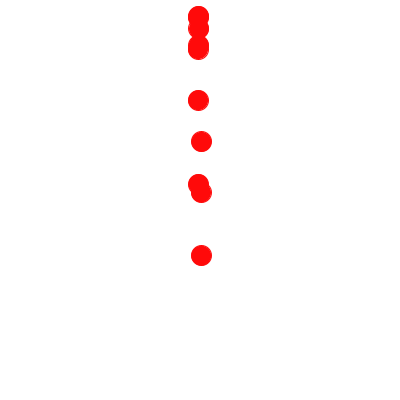
Frame 1 (no input)
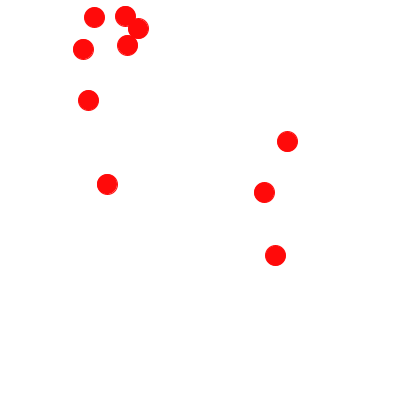
Frame 60 (the mouse pressed at the canvas centre just before this capture)
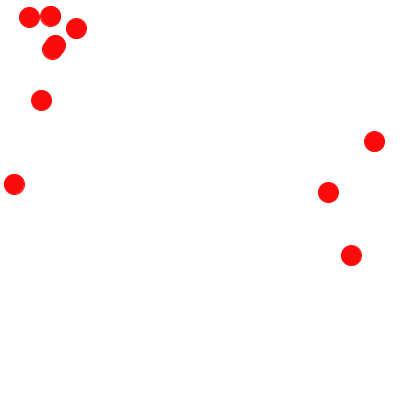
Frame 120 (the mouse held since frame 60 and released just before this capture)

The Processing sketch that drew these frames (run headless with seeded random() and noise(); from frame 60 on, the mouse is pressed at the canvas centre):

// Processing sketch: sketch_140620_12_1
// ── sketch_140620_12_1.pde
float[] xBall;
float[] yBall;
float[] vBall;
int numberOfBalls=10;
float radius=10;

void setup(){
  size(400,400);
  smooth();
  xBall = new float [numberOfBalls];
  yBall = new float [numberOfBalls];
  vBall = new float [numberOfBalls];
  for(int i=0;i< numberOfBalls ;i++){
    xBall[i] = width/2;
    yBall[i] = random(radius, height-radius);
    vBall[i] = random(1,2);
    if(random(10) <= 5){
      vBall[i] = -vBall[i];
    }
  }
}

void draw(){
  background(255);
  for(int i=0;i<numberOfBalls;i++){
    xBall[i] += vBall[i];
    if( xBall[i]+radius > width ){
      vBall[i] = -vBall[i];
      xBall[i] = width-radius;
    }else if( xBall[i]-radius<0 ){
      vBall[i] = -vBall[i];
      xBall[i] = radius;
    }
    stroke(255,10,10);
    fill(255,10,10);
    ellipse(xBall[i],yBall[i],
    2*radius,2*radius);
  }
}
